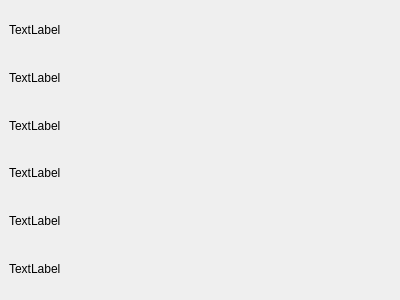
<?xml version="1.0" encoding="UTF-8"?>
<ui version="4.0">
 <class>Myads</class>
 <widget class="QDialog" name="Myads">
  <property name="geometry">
   <rect>
    <x>0</x>
    <y>0</y>
    <width>400</width>
    <height>300</height>
   </rect>
  </property>
  <property name="windowTitle">
   <string>Dialog</string>
  </property>
  <widget class="QWidget" name="verticalLayoutWidget">
   <property name="geometry">
    <rect>
     <x>9</x>
     <y>9</y>
     <width>381</width>
     <height>281</height>
    </rect>
   </property>
   <layout class="QVBoxLayout" name="verticalLayout">
    <item>
     <widget class="QLabel" name="label_2">
      <property name="text">
       <string>TextLabel</string>
      </property>
     </widget>
    </item>
    <item>
     <widget class="QLabel" name="label">
      <property name="text">
       <string>TextLabel</string>
      </property>
     </widget>
    </item>
    <item>
     <widget class="QLabel" name="label_3">
      <property name="text">
       <string>TextLabel</string>
      </property>
     </widget>
    </item>
    <item>
     <widget class="QLabel" name="label_4">
      <property name="text">
       <string>TextLabel</string>
      </property>
     </widget>
    </item>
    <item>
     <widget class="QLabel" name="label_5">
      <property name="text">
       <string>TextLabel</string>
      </property>
     </widget>
    </item>
    <item>
     <widget class="QLabel" name="label_6">
      <property name="text">
       <string>TextLabel</string>
      </property>
     </widget>
    </item>
   </layout>
  </widget>
 </widget>
 <resources/>
 <connections/>
</ui>
